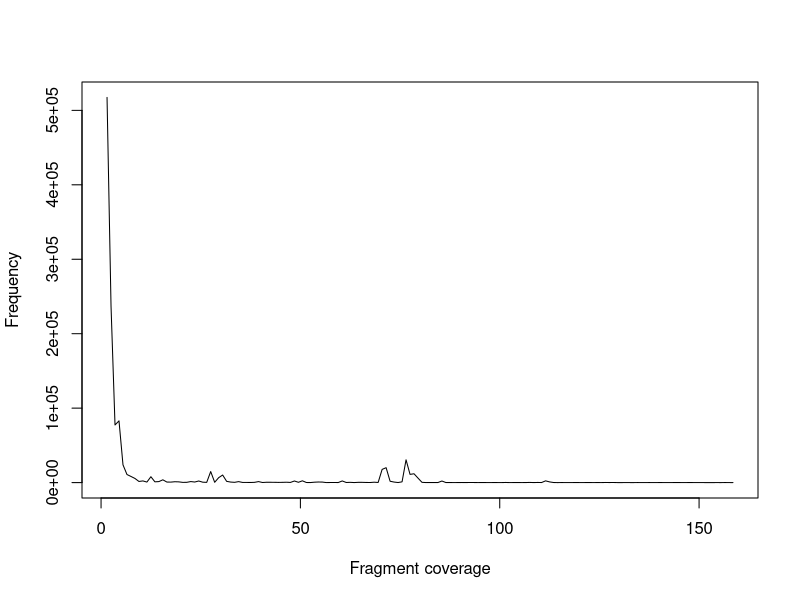

This figure's R source:
x = c(1.5,2.5,3.5,4.5,5.5,6.5,7.5,8.5,9.5,10.5,11.5,12.5,13.5,14.5,15.5,16.5,17.5,18.5,19.5,20.5,21.5,22.5,23.5,24.5,25.5,26.5,27.5,28.5,29.5,30.5,31.5,32.5,33.5,34.5,35.5,36.5,37.5,38.5,39.5,40.5,41.5,42.5,43.5,44.5,45.5,46.5,47.5,48.5,49.5,50.5,51.5,52.5,53.5,54.5,55.5,56.5,57.5,58.5,59.5,60.5,61.5,62.5,63.5,64.5,65.5,66.5,67.5,68.5,69.5,70.5,71.5,72.5,73.5,74.5,75.5,76.5,77.5,78.5,79.5,80.5,81.5,82.5,83.5,84.5,85.5,86.5,87.5,88.5,89.5,90.5,91.5,92.5,93.5,94.5,95.5,96.5,97.5,98.5,99.5,100.5,101.5,102.5,103.5,104.5,105.5,106.5,107.5,108.5,109.5,110.5,111.5,112.5,113.5,114.5,115.5,116.5,117.5,118.5,119.5,120.5,121.5,122.5,123.5,124.5,125.5,126.5,127.5,128.5,129.5,130.5,131.5,132.5,133.5,134.5,135.5,136.5,137.5,138.5,139.5,140.5,141.5,142.5,143.5,144.5,145.5,146.5,147.5,148.5,149.5,150.5,151.5,152.5,153.5,154.5,155.5,156.5,157.5,158.5)
y = c(517397,237261,77406,82922,23858,10851,8257,5561,1532,2245,708,7883,1052,1336,3747,742,651,1152,974,293,375,1374,766,2142,555,308,14841,412,6604,10174,1673,708,366,1300,218,216,148,349,1334,128,451,423,376,278,334,501,228,2154,409,2397,119,51,534,781,688,31,123,137,83,2215,135,334,44,345,337,167,105,523,169,17728,20019,1792,720,82,1015,30604,11045,11849,6018,341,54,86,77,76,2117,56,85,32,71,111,72,140,109,40,77,59,26,76,52,41,161,26,70,73,47,71,210,60,165,89,2334,929,109,3,73,28,28,59,80,21,62,79,35,72,45,149,97,141,18,10,33,23,7,58,46,31,61,28,55,65,31,25,57,90,47,34,76,53,43,48,13,11,13,25,13,67,25,2)
pdf("01.stats.fragment_coverage.pdf")
plot(x, y, xlab="Fragment coverage", ylab="Frequency", type="l")
dev.off()
